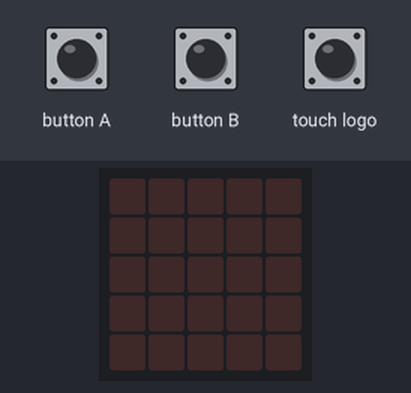
A program run on a simulated BBC micro:bit (MakeCode). On the bench: the board's 5×5 LED display. The inputs (shaded band) are chosen by the test bench. Random numbers come from a fixed seed.

Above: at 1.2 s.
1.3 s: button A pressed for 0.15 s
At 2.8 s:
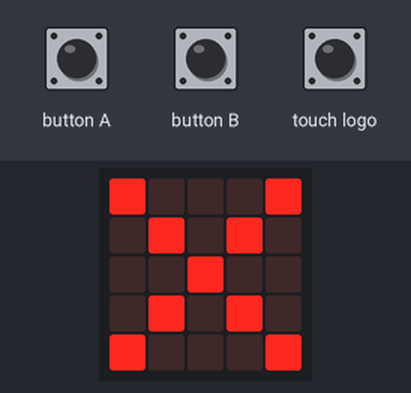
4.4 s: touch logo pressed for 0.15 s
At 5.6 s:
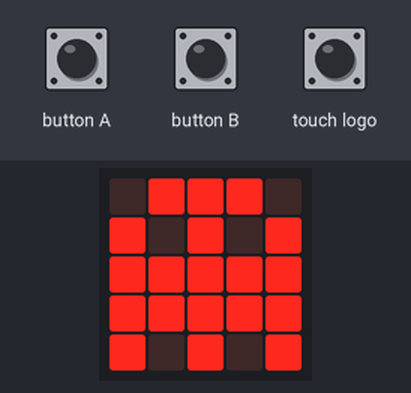
7.5 s: button B pressed for 0.15 s
At 8.0 s:
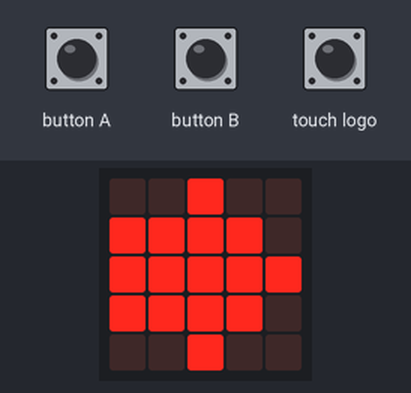
10.0 s: button A pressed for 0.15 s
At 11.8 s:
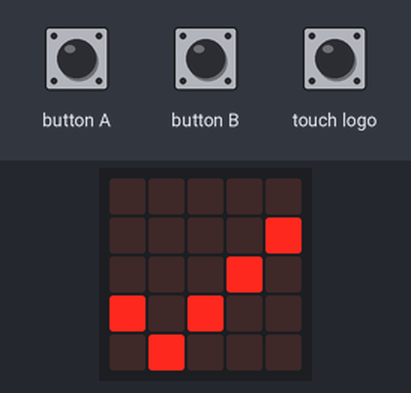
13.1 s: touch logo pressed for 0.15 s
At 15.9 s:
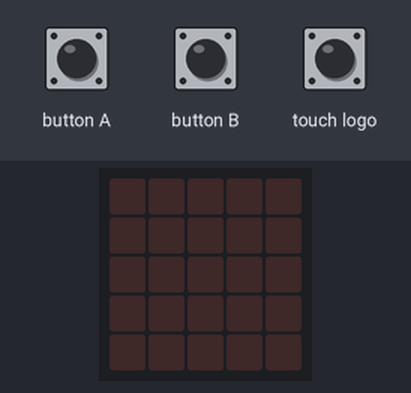
16.2 s: button B pressed 2 times (0.12 s each, 0.3 s apart)
At 20.56 s:
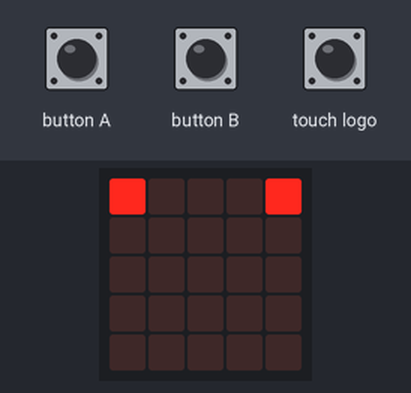
Timing chart, 0 to 20.8 s (numbered marks = the images above; inputs shaded):
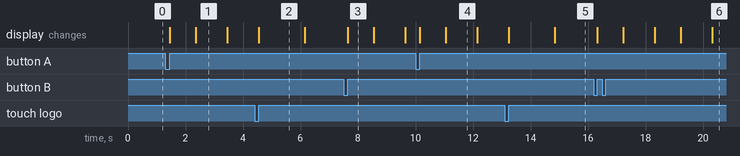

The program:

main.ts
```typescript
let punkte_A = 0
let spiel_beendet = false
let punkte_B = 0
let durchgang_beendet = false
let durchgang_begonnen = false
input.onLogoEvent(TouchButtonEvent.Pressed, function () {
    if (punkte_A == 5) {
        basic.showLeds(`
            . . # . .
            . # # # #
            # # # # #
            . # # # #
            . . # . .
            `)
        music.startMelody(music.builtInMelody(Melodies.JumpUp), MelodyOptions.Once)
        spiel_beendet = true
    }
    if (punkte_B == 5) {
        basic.showLeds(`
            . . # . .
            # # # # .
            # # # # #
            # # # # .
            . . # . .
            `)
        music.startMelody(music.builtInMelody(Melodies.JumpUp), MelodyOptions.Once)
        spiel_beendet = true
    }
    if (!(spiel_beendet)) {
        basic.clearScreen()
        basic.showIcon(IconNames.Ghost)
        basic.pause(1000)
        basic.clearScreen()
        durchgang_beendet = false
        durchgang_begonnen = false
        basic.pause(randint(1000, 5000))
        durchgang_begonnen = true
        if (!(durchgang_beendet)) {
            basic.showIcon(IconNames.Heart)
        }
    }
})
input.onButtonPressed(Button.A, function () {
    if (!(spiel_beendet)) {
        if (durchgang_begonnen) {
            durchgang_beendet = true
            durchgang_begonnen = false
            basic.showLeds(`
                . . # . .
                . # # # #
                # # # # #
                . # # # #
                . . # . .
                `)
            basic.pause(500)
            basic.showIcon(IconNames.Yes)
            punkte_A += 1
            zeige_Spielstand()
        } else {
            if (!(durchgang_beendet)) {
                durchgang_begonnen = false
                durchgang_beendet = true
                basic.showLeds(`
                    . . # . .
                    . # # # #
                    # # # # #
                    . # # # #
                    . . # . .
                    `)
                basic.pause(500)
                basic.showIcon(IconNames.No)
                if (punkte_A > 0) {
                    punkte_A += -1
                }
                zeige_Spielstand()
            }
        }
    }
})
function zeige_Spielstand () {
    basic.pause(500)
    basic.clearScreen()
    for (let index = 0; index <= punkte_A - 1; index++) {
        led.plot(0, index)
    }
    for (let index = 0; index <= punkte_B - 1; index++) {
        led.plot(4, index)
    }
}
input.onButtonPressed(Button.B, function () {
    if (!(spiel_beendet)) {
        if (durchgang_begonnen) {
            durchgang_beendet = true
            durchgang_begonnen = false
            basic.showLeds(`
                . . # . .
                # # # # .
                # # # # #
                # # # # .
                . . # . .
                `)
            basic.pause(500)
            basic.showIcon(IconNames.Yes)
            punkte_B += 1
            zeige_Spielstand()
        } else {
            if (!(durchgang_beendet)) {
                durchgang_begonnen = false
                durchgang_beendet = true
                basic.showLeds(`
                    . . # . .
                    # # # # .
                    # # # # #
                    # # # # .
                    . . # . .
                    `)
                basic.pause(500)
                basic.showIcon(IconNames.No)
                if (punkte_B > 0) {
                    punkte_B += -1
                }
                zeige_Spielstand()
            }
        }
    }
})
```

test.ts
```typescript
// Hier kann man Tests durchführen; diese Datei wird nicht kompiliert, wenn dieses Paket als Erweiterung verwendet wird.
```

Measured:
- after the input at 1.3 s, the display: first changes after 0.15 s (image 1 shows a later state)
- after the input at 4.4 s, the display: changes after 0.15 s (image 2)
- after the input at 10.0 s, the display: first changes after 0.15 s (image 4 shows a later state)
- after the input at 13.1 s, the display: first changes after 0.15 s (image 5 shows a later state)
- what the display in image 1 shows lasts 1.1 s, from 2.4 s to 3.5 s
- what the display in image 2 shows lasts 1.6 s, from 4.6 s to 6.2 s
- what the display in image 3 shows lasts 0.9 s, from 7.7 s to 8.6 s
